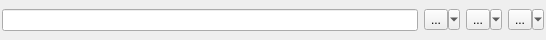
<?xml version="1.0" encoding="UTF-8"?>
<ui version="4.0">
 <class>SearchWidget</class>
 <widget class="QWidget" name="SearchWidget">
  <property name="geometry">
   <rect>
    <x>0</x>
    <y>0</y>
    <width>546</width>
    <height>40</height>
   </rect>
  </property>
  <property name="windowTitle">
   <string>Form</string>
  </property>
  <layout class="QHBoxLayout" name="horizontalLayout_2">
   <property name="leftMargin">
    <number>2</number>
   </property>
   <property name="topMargin">
    <number>2</number>
   </property>
   <property name="rightMargin">
    <number>2</number>
   </property>
   <property name="bottomMargin">
    <number>2</number>
   </property>
   <item>
    <layout class="QHBoxLayout" name="horizontalLayout">
     <item>
      <widget class="SearchLineEdit" name="searchBox"/>
     </item>
     <item>
      <widget class="CategoryToolButton" name="categoryButton">
       <property name="sizePolicy">
        <sizepolicy hsizetype="Preferred" vsizetype="Fixed">
         <horstretch>0</horstretch>
         <verstretch>0</verstretch>
        </sizepolicy>
       </property>
       <property name="text">
        <string>...</string>
       </property>
       <property name="icon">
        <iconset resource="qpacman.qrc">
         <normaloff>:/pics/edit-find.png</normaloff>:/pics/edit-find.png</iconset>
       </property>
       <property name="iconSize">
        <size>
         <width>22</width>
         <height>22</height>
        </size>
       </property>
       <property name="popupMode">
        <enum>QToolButton::MenuButtonPopup</enum>
       </property>
       <property name="toolButtonStyle">
        <enum>Qt::ToolButtonTextBesideIcon</enum>
       </property>
      </widget>
     </item>
     <item>
      <widget class="RepoToolButton" name="repoButton">
       <property name="text">
        <string>...</string>
       </property>
       <property name="icon">
        <iconset resource="qpacman.qrc">
         <normaloff>:/pics/repository.ico</normaloff>:/pics/repository.ico</iconset>
       </property>
       <property name="iconSize">
        <size>
         <width>22</width>
         <height>22</height>
        </size>
       </property>
       <property name="popupMode">
        <enum>QToolButton::MenuButtonPopup</enum>
       </property>
       <property name="toolButtonStyle">
        <enum>Qt::ToolButtonTextBesideIcon</enum>
       </property>
       <property name="arrowType">
        <enum>Qt::NoArrow</enum>
       </property>
      </widget>
     </item>
     <item>
      <widget class="FilterToolButton" name="filterButton">
       <property name="sizePolicy">
        <sizepolicy hsizetype="Preferred" vsizetype="Fixed">
         <horstretch>0</horstretch>
         <verstretch>0</verstretch>
        </sizepolicy>
       </property>
       <property name="text">
        <string>...</string>
       </property>
       <property name="icon">
        <iconset resource="qpacman.qrc">
         <normaloff>:/pics/view-filter.png</normaloff>:/pics/view-filter.png</iconset>
       </property>
       <property name="iconSize">
        <size>
         <width>22</width>
         <height>22</height>
        </size>
       </property>
       <property name="popupMode">
        <enum>QToolButton::MenuButtonPopup</enum>
       </property>
       <property name="toolButtonStyle">
        <enum>Qt::ToolButtonTextBesideIcon</enum>
       </property>
      </widget>
     </item>
    </layout>
   </item>
  </layout>
 </widget>
 <customwidgets>
  <customwidget>
   <class>CategoryToolButton</class>
   <extends>QToolButton</extends>
   <header>categorytoolbutton.h</header>
  </customwidget>
  <customwidget>
   <class>FilterToolButton</class>
   <extends>QToolButton</extends>
   <header>filtertoolbutton.h</header>
  </customwidget>
  <customwidget>
   <class>SearchLineEdit</class>
   <extends>QLineEdit</extends>
   <header>searchlineedit.h</header>
  </customwidget>
  <customwidget>
   <class>RepoToolButton</class>
   <extends>QToolButton</extends>
   <header>repotoolbutton.h</header>
  </customwidget>
 </customwidgets>
 <resources>
  <include location="qpacman.qrc"/>
 </resources>
 <connections/>
</ui>
